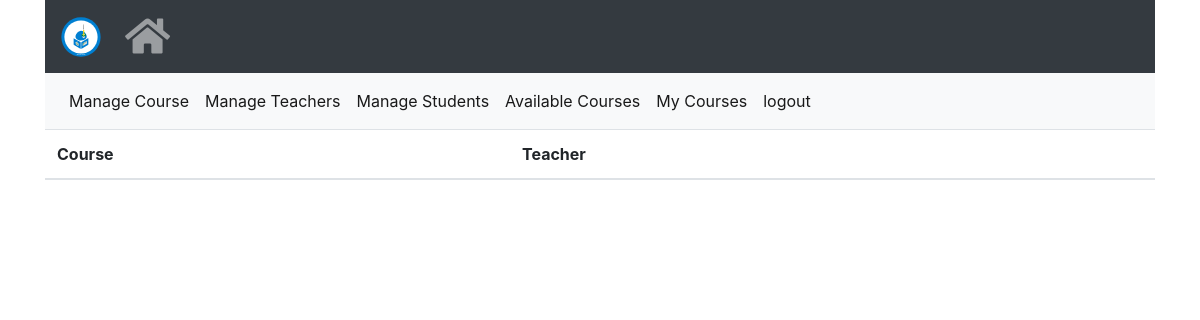
Before: /course/mycourses (signed in) with the older database file.
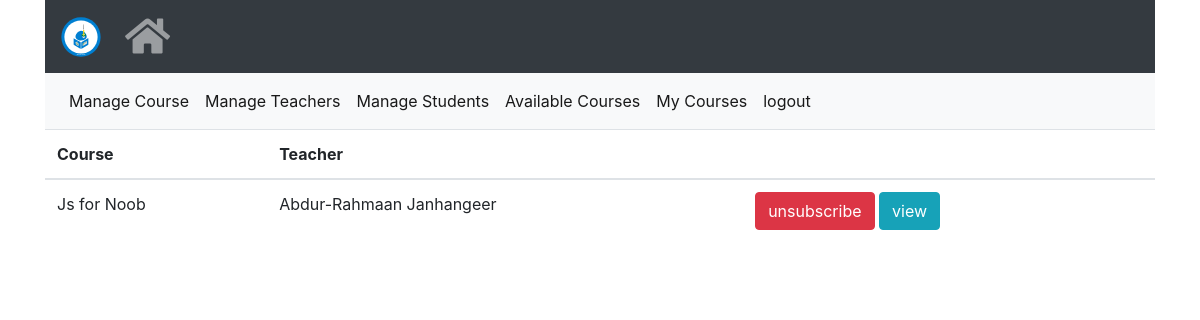
After: the same page with the newer database file.
### modules/course/models.py (models this page shows, shortened)
class Course(db.Model):
    __tablename__ = 'courses'
    id = db.Column(db.Integer, primary_key=True)
    name = db.Column(db.String(100))
    created_date = db.Column(db.DateTime, default=datetime.now())
    teacher_id = db.Column(db.Integer, db.ForeignKey('users.id'),
        nullable=False)
    sections = db.relationship('Section', backref='course', lazy=True,
        cascade="all, delete, delete-orphan")
    def delete(self):
        db.session.delete(self)
        db.session.commit()

### modules/auth/models.py (models this page shows, shortened)
class User(UserMixin, db.Model):
    __tablename__ = 'users'
    id = db.Column(db.Integer, primary_key=True)
    email = db.Column(db.String(100))
    password = db.Column(db.String(128))
    name = db.Column(db.String(120))
    role = db.Column(db.String(120))
    courses = db.relationship("Course",
        secondary=course_subs,
        cascade = "all, delete")# !subs- teacher, students
    def delete(self):
        db.session.delete(self)
        db.session.commit()

### modules/course/view.py (the view)
@course_blueprint.route("/mycourses", methods=['GET', 'POST'])
@login_required
def mycourses():
    context = base_context()
    mycourses = current_user.courses
    context['mycourses'] = mycourses
    context['User'] = User
    return render_template('course/mycourses.html', **context)

### app.py (called while the page is built)
def create_app(config_name):
    app = Flask(__name__)
    configuration = app_config[config_name]
    app.config.from_object(configuration)
    db.init_app(app)
    ma.init_app(app)
    csrf = CSRFProtect(app)
    configure_uploads(app, photos)
    login_manager.init_app(app)
    login_manager.login_view = configuration.LOGIN_VIEW
    login_manager.login_message = configuration.LOGIN_MESSAGE
    @login_manager.user_loader
    def load_user(id):
        return User.query.get(id)
    for module in os.listdir("modules"):
        if module.startswith("__"):
            continue
        mod = importlib.import_module("modules.{}.view".format(module))
        app.register_blueprint(getattr(mod, "{}_blueprint".format(module)))
    @app.route("/")
    def index():
        return redirect(configuration.HOMEPAGE_URL)
    return app

### shopyoapi/enhance.py (called while the page is built)
def base_context():
    base_context = {
        'MESSAGE': '',
        'current_user': current_user
    }
    return base_context.copy()

### modules/course/templates/course/mycourses.html (shortened to what this page needs)
{% extends "base/base.html" %}
{% block content %}
{%include 'course/partials/nav.html'%}
<table class="table">
    <thead>
        <tr>
            <th>
                Course
            </th>
            <th>
                Teacher
            </th>
            <th>
            </th>
        </tr>
    </thead>
    <tbody>
        {%for course in mycourses%}
            {%set teacher = User.query.get(course.teacher_id)%}
            <tr>
                <td>
                {{course.name}}
                </td>
                <td>
                {{teacher.name}}
                </td>
                <td>
                    <a
                    class="btn btn-danger"
                    href="{{url_for('course.unsubscribe', course_id=course.id)}}">
                        unsubscribe
                    </a>
                    <a
                    class="btn btn-info"
                    href="{{url_for('course.view', course_id=course.id)}}">
                        view
                    </a>
                </td>
            </tr>
        {%endfor%}
    </tbody>
</table>
{% endblock %}

Changed rows visible on the page:
added Course: name "Js for Noob"
now on this page (row unchanged): User: name "Abdur-Rahmaan Janhangeer"
